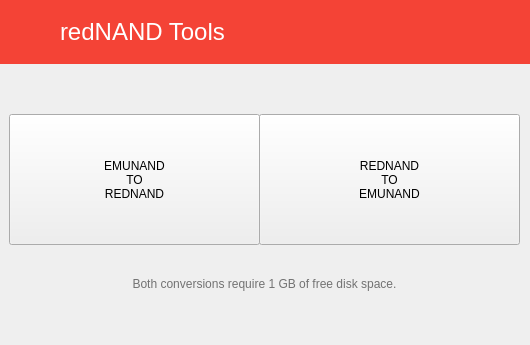
<?xml version="1.0" encoding="UTF-8"?>
<ui version="4.0">
 <class>MainWindow</class>
 <widget class="QMainWindow" name="MainWindow">
  <property name="geometry">
   <rect>
    <x>0</x>
    <y>0</y>
    <width>530</width>
    <height>345</height>
   </rect>
  </property>
  <property name="minimumSize">
   <size>
    <width>530</width>
    <height>345</height>
   </size>
  </property>
  <property name="maximumSize">
   <size>
    <width>530</width>
    <height>345</height>
   </size>
  </property>
  <property name="palette">
   <palette>
    <active>
     <colorrole role="WindowText">
      <brush brushstyle="SolidPattern">
       <color alpha="255">
        <red>0</red>
        <green>0</green>
        <blue>0</blue>
       </color>
      </brush>
     </colorrole>
     <colorrole role="Button">
      <brush brushstyle="SolidPattern">
       <color alpha="255">
        <red>249</red>
        <green>249</green>
        <blue>249</blue>
       </color>
      </brush>
     </colorrole>
     <colorrole role="Light">
      <brush brushstyle="SolidPattern">
       <color alpha="255">
        <red>255</red>
        <green>255</green>
        <blue>255</blue>
       </color>
      </brush>
     </colorrole>
     <colorrole role="Midlight">
      <brush brushstyle="SolidPattern">
       <color alpha="255">
        <red>252</red>
        <green>252</green>
        <blue>252</blue>
       </color>
      </brush>
     </colorrole>
     <colorrole role="Dark">
      <brush brushstyle="SolidPattern">
       <color alpha="255">
        <red>124</red>
        <green>124</green>
        <blue>124</blue>
       </color>
      </brush>
     </colorrole>
     <colorrole role="Mid">
      <brush brushstyle="SolidPattern">
       <color alpha="255">
        <red>166</red>
        <green>166</green>
        <blue>166</blue>
       </color>
      </brush>
     </colorrole>
     <colorrole role="Text">
      <brush brushstyle="SolidPattern">
       <color alpha="255">
        <red>32</red>
        <green>32</green>
        <blue>32</blue>
       </color>
      </brush>
     </colorrole>
     <colorrole role="BrightText">
      <brush brushstyle="SolidPattern">
       <color alpha="255">
        <red>114</red>
        <green>114</green>
        <blue>114</blue>
       </color>
      </brush>
     </colorrole>
     <colorrole role="ButtonText">
      <brush brushstyle="SolidPattern">
       <color alpha="255">
        <red>32</red>
        <green>32</green>
        <blue>32</blue>
       </color>
      </brush>
     </colorrole>
     <colorrole role="Base">
      <brush brushstyle="SolidPattern">
       <color alpha="255">
        <red>255</red>
        <green>255</green>
        <blue>255</blue>
       </color>
      </brush>
     </colorrole>
     <colorrole role="Window">
      <brush brushstyle="SolidPattern">
       <color alpha="255">
        <red>249</red>
        <green>249</green>
        <blue>249</blue>
       </color>
      </brush>
     </colorrole>
     <colorrole role="Shadow">
      <brush brushstyle="SolidPattern">
       <color alpha="255">
        <red>0</red>
        <green>0</green>
        <blue>0</blue>
       </color>
      </brush>
     </colorrole>
     <colorrole role="AlternateBase">
      <brush brushstyle="SolidPattern">
       <color alpha="255">
        <red>252</red>
        <green>252</green>
        <blue>252</blue>
       </color>
      </brush>
     </colorrole>
     <colorrole role="ToolTipBase">
      <brush brushstyle="SolidPattern">
       <color alpha="255">
        <red>255</red>
        <green>255</green>
        <blue>220</blue>
       </color>
      </brush>
     </colorrole>
     <colorrole role="ToolTipText">
      <brush brushstyle="SolidPattern">
       <color alpha="255">
        <red>0</red>
        <green>0</green>
        <blue>0</blue>
       </color>
      </brush>
     </colorrole>
    </active>
    <inactive>
     <colorrole role="WindowText">
      <brush brushstyle="SolidPattern">
       <color alpha="255">
        <red>0</red>
        <green>0</green>
        <blue>0</blue>
       </color>
      </brush>
     </colorrole>
     <colorrole role="Button">
      <brush brushstyle="SolidPattern">
       <color alpha="255">
        <red>249</red>
        <green>249</green>
        <blue>249</blue>
       </color>
      </brush>
     </colorrole>
     <colorrole role="Light">
      <brush brushstyle="SolidPattern">
       <color alpha="255">
        <red>255</red>
        <green>255</green>
        <blue>255</blue>
       </color>
      </brush>
     </colorrole>
     <colorrole role="Midlight">
      <brush brushstyle="SolidPattern">
       <color alpha="255">
        <red>252</red>
        <green>252</green>
        <blue>252</blue>
       </color>
      </brush>
     </colorrole>
     <colorrole role="Dark">
      <brush brushstyle="SolidPattern">
       <color alpha="255">
        <red>124</red>
        <green>124</green>
        <blue>124</blue>
       </color>
      </brush>
     </colorrole>
     <colorrole role="Mid">
      <brush brushstyle="SolidPattern">
       <color alpha="255">
        <red>166</red>
        <green>166</green>
        <blue>166</blue>
       </color>
      </brush>
     </colorrole>
     <colorrole role="Text">
      <brush brushstyle="SolidPattern">
       <color alpha="255">
        <red>32</red>
        <green>32</green>
        <blue>32</blue>
       </color>
      </brush>
     </colorrole>
     <colorrole role="BrightText">
      <brush brushstyle="SolidPattern">
       <color alpha="255">
        <red>114</red>
        <green>114</green>
        <blue>114</blue>
       </color>
      </brush>
     </colorrole>
     <colorrole role="ButtonText">
      <brush brushstyle="SolidPattern">
       <color alpha="255">
        <red>32</red>
        <green>32</green>
        <blue>32</blue>
       </color>
      </brush>
     </colorrole>
     <colorrole role="Base">
      <brush brushstyle="SolidPattern">
       <color alpha="255">
        <red>255</red>
        <green>255</green>
        <blue>255</blue>
       </color>
      </brush>
     </colorrole>
     <colorrole role="Window">
      <brush brushstyle="SolidPattern">
       <color alpha="255">
        <red>249</red>
        <green>249</green>
        <blue>249</blue>
       </color>
      </brush>
     </colorrole>
     <colorrole role="Shadow">
      <brush brushstyle="SolidPattern">
       <color alpha="255">
        <red>0</red>
        <green>0</green>
        <blue>0</blue>
       </color>
      </brush>
     </colorrole>
     <colorrole role="AlternateBase">
      <brush brushstyle="SolidPattern">
       <color alpha="255">
        <red>252</red>
        <green>252</green>
        <blue>252</blue>
       </color>
      </brush>
     </colorrole>
     <colorrole role="ToolTipBase">
      <brush brushstyle="SolidPattern">
       <color alpha="255">
        <red>255</red>
        <green>255</green>
        <blue>220</blue>
       </color>
      </brush>
     </colorrole>
     <colorrole role="ToolTipText">
      <brush brushstyle="SolidPattern">
       <color alpha="255">
        <red>0</red>
        <green>0</green>
        <blue>0</blue>
       </color>
      </brush>
     </colorrole>
    </inactive>
    <disabled>
     <colorrole role="WindowText">
      <brush brushstyle="SolidPattern">
       <color alpha="255">
        <red>124</red>
        <green>124</green>
        <blue>124</blue>
       </color>
      </brush>
     </colorrole>
     <colorrole role="Button">
      <brush brushstyle="SolidPattern">
       <color alpha="255">
        <red>249</red>
        <green>249</green>
        <blue>249</blue>
       </color>
      </brush>
     </colorrole>
     <colorrole role="Light">
      <brush brushstyle="SolidPattern">
       <color alpha="255">
        <red>255</red>
        <green>255</green>
        <blue>255</blue>
       </color>
      </brush>
     </colorrole>
     <colorrole role="Midlight">
      <brush brushstyle="SolidPattern">
       <color alpha="255">
        <red>252</red>
        <green>252</green>
        <blue>252</blue>
       </color>
      </brush>
     </colorrole>
     <colorrole role="Dark">
      <brush brushstyle="SolidPattern">
       <color alpha="255">
        <red>124</red>
        <green>124</green>
        <blue>124</blue>
       </color>
      </brush>
     </colorrole>
     <colorrole role="Mid">
      <brush brushstyle="SolidPattern">
       <color alpha="255">
        <red>166</red>
        <green>166</green>
        <blue>166</blue>
       </color>
      </brush>
     </colorrole>
     <colorrole role="Text">
      <brush brushstyle="SolidPattern">
       <color alpha="255">
        <red>124</red>
        <green>124</green>
        <blue>124</blue>
       </color>
      </brush>
     </colorrole>
     <colorrole role="BrightText">
      <brush brushstyle="SolidPattern">
       <color alpha="255">
        <red>114</red>
        <green>114</green>
        <blue>114</blue>
       </color>
      </brush>
     </colorrole>
     <colorrole role="ButtonText">
      <brush brushstyle="SolidPattern">
       <color alpha="255">
        <red>124</red>
        <green>124</green>
        <blue>124</blue>
       </color>
      </brush>
     </colorrole>
     <colorrole role="Base">
      <brush brushstyle="SolidPattern">
       <color alpha="255">
        <red>249</red>
        <green>249</green>
        <blue>249</blue>
       </color>
      </brush>
     </colorrole>
     <colorrole role="Window">
      <brush brushstyle="SolidPattern">
       <color alpha="255">
        <red>249</red>
        <green>249</green>
        <blue>249</blue>
       </color>
      </brush>
     </colorrole>
     <colorrole role="Shadow">
      <brush brushstyle="SolidPattern">
       <color alpha="255">
        <red>0</red>
        <green>0</green>
        <blue>0</blue>
       </color>
      </brush>
     </colorrole>
     <colorrole role="AlternateBase">
      <brush brushstyle="SolidPattern">
       <color alpha="255">
        <red>249</red>
        <green>249</green>
        <blue>249</blue>
       </color>
      </brush>
     </colorrole>
     <colorrole role="ToolTipBase">
      <brush brushstyle="SolidPattern">
       <color alpha="255">
        <red>255</red>
        <green>255</green>
        <blue>220</blue>
       </color>
      </brush>
     </colorrole>
     <colorrole role="ToolTipText">
      <brush brushstyle="SolidPattern">
       <color alpha="255">
        <red>0</red>
        <green>0</green>
        <blue>0</blue>
       </color>
      </brush>
     </colorrole>
    </disabled>
   </palette>
  </property>
  <property name="windowTitle">
   <string>redTools</string>
  </property>
  <property name="windowIcon">
   <iconset resource="resources.qrc">
    <normaloff>:/images/3DS_icon_MD.png</normaloff>:/images/3DS_icon_MD.png</iconset>
  </property>
  <property name="styleSheet">
   <string notr="true">QMessageBox { background-color: white; color: #202020 }</string>
  </property>
  <widget class="QWidget" name="centralWidget">
   <widget class="QFrame" name="frame_2">
    <property name="geometry">
     <rect>
      <x>0</x>
      <y>0</y>
      <width>531</width>
      <height>64</height>
     </rect>
    </property>
    <property name="palette">
     <palette>
      <active>
       <colorrole role="WindowText">
        <brush brushstyle="SolidPattern">
         <color alpha="255">
          <red>0</red>
          <green>0</green>
          <blue>0</blue>
         </color>
        </brush>
       </colorrole>
       <colorrole role="Button">
        <brush brushstyle="SolidPattern">
         <color alpha="255">
          <red>244</red>
          <green>67</green>
          <blue>54</blue>
         </color>
        </brush>
       </colorrole>
       <colorrole role="Light">
        <brush brushstyle="SolidPattern">
         <color alpha="255">
          <red>255</red>
          <green>174</green>
          <blue>168</blue>
         </color>
        </brush>
       </colorrole>
       <colorrole role="Midlight">
        <brush brushstyle="SolidPattern">
         <color alpha="255">
          <red>249</red>
          <green>120</green>
          <blue>111</blue>
         </color>
        </brush>
       </colorrole>
       <colorrole role="Dark">
        <brush brushstyle="SolidPattern">
         <color alpha="255">
          <red>122</red>
          <green>33</green>
          <blue>27</blue>
         </color>
        </brush>
       </colorrole>
       <colorrole role="Mid">
        <brush brushstyle="SolidPattern">
         <color alpha="255">
          <red>163</red>
          <green>44</green>
          <blue>36</blue>
         </color>
        </brush>
       </colorrole>
       <colorrole role="Text">
        <brush brushstyle="SolidPattern">
         <color alpha="255">
          <red>0</red>
          <green>0</green>
          <blue>0</blue>
         </color>
        </brush>
       </colorrole>
       <colorrole role="BrightText">
        <brush brushstyle="SolidPattern">
         <color alpha="255">
          <red>255</red>
          <green>255</green>
          <blue>255</blue>
         </color>
        </brush>
       </colorrole>
       <colorrole role="ButtonText">
        <brush brushstyle="SolidPattern">
         <color alpha="255">
          <red>0</red>
          <green>0</green>
          <blue>0</blue>
         </color>
        </brush>
       </colorrole>
       <colorrole role="Base">
        <brush brushstyle="SolidPattern">
         <color alpha="255">
          <red>255</red>
          <green>255</green>
          <blue>255</blue>
         </color>
        </brush>
       </colorrole>
       <colorrole role="Window">
        <brush brushstyle="SolidPattern">
         <color alpha="255">
          <red>244</red>
          <green>67</green>
          <blue>54</blue>
         </color>
        </brush>
       </colorrole>
       <colorrole role="Shadow">
        <brush brushstyle="SolidPattern">
         <color alpha="255">
          <red>0</red>
          <green>0</green>
          <blue>0</blue>
         </color>
        </brush>
       </colorrole>
       <colorrole role="AlternateBase">
        <brush brushstyle="SolidPattern">
         <color alpha="255">
          <red>249</red>
          <green>161</green>
          <blue>154</blue>
         </color>
        </brush>
       </colorrole>
       <colorrole role="ToolTipBase">
        <brush brushstyle="SolidPattern">
         <color alpha="255">
          <red>255</red>
          <green>255</green>
          <blue>220</blue>
         </color>
        </brush>
       </colorrole>
       <colorrole role="ToolTipText">
        <brush brushstyle="SolidPattern">
         <color alpha="255">
          <red>0</red>
          <green>0</green>
          <blue>0</blue>
         </color>
        </brush>
       </colorrole>
      </active>
      <inactive>
       <colorrole role="WindowText">
        <brush brushstyle="SolidPattern">
         <color alpha="255">
          <red>0</red>
          <green>0</green>
          <blue>0</blue>
         </color>
        </brush>
       </colorrole>
       <colorrole role="Button">
        <brush brushstyle="SolidPattern">
         <color alpha="255">
          <red>244</red>
          <green>67</green>
          <blue>54</blue>
         </color>
        </brush>
       </colorrole>
       <colorrole role="Light">
        <brush brushstyle="SolidPattern">
         <color alpha="255">
          <red>255</red>
          <green>174</green>
          <blue>168</blue>
         </color>
        </brush>
       </colorrole>
       <colorrole role="Midlight">
        <brush brushstyle="SolidPattern">
         <color alpha="255">
          <red>249</red>
          <green>120</green>
          <blue>111</blue>
         </color>
        </brush>
       </colorrole>
       <colorrole role="Dark">
        <brush brushstyle="SolidPattern">
         <color alpha="255">
          <red>122</red>
          <green>33</green>
          <blue>27</blue>
         </color>
        </brush>
       </colorrole>
       <colorrole role="Mid">
        <brush brushstyle="SolidPattern">
         <color alpha="255">
          <red>163</red>
          <green>44</green>
          <blue>36</blue>
         </color>
        </brush>
       </colorrole>
       <colorrole role="Text">
        <brush brushstyle="SolidPattern">
         <color alpha="255">
          <red>0</red>
          <green>0</green>
          <blue>0</blue>
         </color>
        </brush>
       </colorrole>
       <colorrole role="BrightText">
        <brush brushstyle="SolidPattern">
         <color alpha="255">
          <red>255</red>
          <green>255</green>
          <blue>255</blue>
         </color>
        </brush>
       </colorrole>
       <colorrole role="ButtonText">
        <brush brushstyle="SolidPattern">
         <color alpha="255">
          <red>0</red>
          <green>0</green>
          <blue>0</blue>
         </color>
        </brush>
       </colorrole>
       <colorrole role="Base">
        <brush brushstyle="SolidPattern">
         <color alpha="255">
          <red>255</red>
          <green>255</green>
          <blue>255</blue>
         </color>
        </brush>
       </colorrole>
       <colorrole role="Window">
        <brush brushstyle="SolidPattern">
         <color alpha="255">
          <red>244</red>
          <green>67</green>
          <blue>54</blue>
         </color>
        </brush>
       </colorrole>
       <colorrole role="Shadow">
        <brush brushstyle="SolidPattern">
         <color alpha="255">
          <red>0</red>
          <green>0</green>
          <blue>0</blue>
         </color>
        </brush>
       </colorrole>
       <colorrole role="AlternateBase">
        <brush brushstyle="SolidPattern">
         <color alpha="255">
          <red>249</red>
          <green>161</green>
          <blue>154</blue>
         </color>
        </brush>
       </colorrole>
       <colorrole role="ToolTipBase">
        <brush brushstyle="SolidPattern">
         <color alpha="255">
          <red>255</red>
          <green>255</green>
          <blue>220</blue>
         </color>
        </brush>
       </colorrole>
       <colorrole role="ToolTipText">
        <brush brushstyle="SolidPattern">
         <color alpha="255">
          <red>0</red>
          <green>0</green>
          <blue>0</blue>
         </color>
        </brush>
       </colorrole>
      </inactive>
      <disabled>
       <colorrole role="WindowText">
        <brush brushstyle="SolidPattern">
         <color alpha="255">
          <red>122</red>
          <green>33</green>
          <blue>27</blue>
         </color>
        </brush>
       </colorrole>
       <colorrole role="Button">
        <brush brushstyle="SolidPattern">
         <color alpha="255">
          <red>244</red>
          <green>67</green>
          <blue>54</blue>
         </color>
        </brush>
       </colorrole>
       <colorrole role="Light">
        <brush brushstyle="SolidPattern">
         <color alpha="255">
          <red>255</red>
          <green>174</green>
          <blue>168</blue>
         </color>
        </brush>
       </colorrole>
       <colorrole role="Midlight">
        <brush brushstyle="SolidPattern">
         <color alpha="255">
          <red>249</red>
          <green>120</green>
          <blue>111</blue>
         </color>
        </brush>
       </colorrole>
       <colorrole role="Dark">
        <brush brushstyle="SolidPattern">
         <color alpha="255">
          <red>122</red>
          <green>33</green>
          <blue>27</blue>
         </color>
        </brush>
       </colorrole>
       <colorrole role="Mid">
        <brush brushstyle="SolidPattern">
         <color alpha="255">
          <red>163</red>
          <green>44</green>
          <blue>36</blue>
         </color>
        </brush>
       </colorrole>
       <colorrole role="Text">
        <brush brushstyle="SolidPattern">
         <color alpha="255">
          <red>122</red>
          <green>33</green>
          <blue>27</blue>
         </color>
        </brush>
       </colorrole>
       <colorrole role="BrightText">
        <brush brushstyle="SolidPattern">
         <color alpha="255">
          <red>255</red>
          <green>255</green>
          <blue>255</blue>
         </color>
        </brush>
       </colorrole>
       <colorrole role="ButtonText">
        <brush brushstyle="SolidPattern">
         <color alpha="255">
          <red>122</red>
          <green>33</green>
          <blue>27</blue>
         </color>
        </brush>
       </colorrole>
       <colorrole role="Base">
        <brush brushstyle="SolidPattern">
         <color alpha="255">
          <red>244</red>
          <green>67</green>
          <blue>54</blue>
         </color>
        </brush>
       </colorrole>
       <colorrole role="Window">
        <brush brushstyle="SolidPattern">
         <color alpha="255">
          <red>244</red>
          <green>67</green>
          <blue>54</blue>
         </color>
        </brush>
       </colorrole>
       <colorrole role="Shadow">
        <brush brushstyle="SolidPattern">
         <color alpha="255">
          <red>0</red>
          <green>0</green>
          <blue>0</blue>
         </color>
        </brush>
       </colorrole>
       <colorrole role="AlternateBase">
        <brush brushstyle="SolidPattern">
         <color alpha="255">
          <red>244</red>
          <green>67</green>
          <blue>54</blue>
         </color>
        </brush>
       </colorrole>
       <colorrole role="ToolTipBase">
        <brush brushstyle="SolidPattern">
         <color alpha="255">
          <red>255</red>
          <green>255</green>
          <blue>220</blue>
         </color>
        </brush>
       </colorrole>
       <colorrole role="ToolTipText">
        <brush brushstyle="SolidPattern">
         <color alpha="255">
          <red>0</red>
          <green>0</green>
          <blue>0</blue>
         </color>
        </brush>
       </colorrole>
      </disabled>
     </palette>
    </property>
    <property name="autoFillBackground">
     <bool>true</bool>
    </property>
    <widget class="QLabel" name="logo_text">
     <property name="geometry">
      <rect>
       <x>60</x>
       <y>0</y>
       <width>201</width>
       <height>64</height>
      </rect>
     </property>
     <property name="font">
      <font>
       <pointsize>18</pointsize>
      </font>
     </property>
     <property name="styleSheet">
      <string notr="true">color:white</string>
     </property>
     <property name="text">
      <string>redNAND Tools</string>
     </property>
    </widget>
   </widget>
   <widget class="QLabel" name="shadow">
    <property name="geometry">
     <rect>
      <x>0</x>
      <y>64</y>
      <width>531</width>
      <height>8</height>
     </rect>
    </property>
    <property name="maximumSize">
     <size>
      <width>16777215</width>
      <height>8</height>
     </size>
    </property>
    <property name="pixmap">
     <pixmap resource="resources.qrc">:/images/MD_shadow.png</pixmap>
    </property>
    <property name="scaledContents">
     <bool>true</bool>
    </property>
   </widget>
   <widget class="QFrame" name="emuNANDtools">
    <property name="geometry">
     <rect>
      <x>-1</x>
      <y>64</y>
      <width>531</width>
      <height>281</height>
     </rect>
    </property>
    <property name="autoFillBackground">
     <bool>true</bool>
    </property>
    <widget class="QLabel" name="emuNANDdevice">
     <property name="geometry">
      <rect>
       <x>349</x>
       <y>10</y>
       <width>171</width>
       <height>28</height>
      </rect>
     </property>
     <property name="autoFillBackground">
      <bool>true</bool>
     </property>
     <property name="styleSheet">
      <string notr="true">color:#727272</string>
     </property>
     <property name="alignment">
      <set>Qt::AlignCenter</set>
     </property>
    </widget>
    <widget class="QPushButton" name="toEMU">
     <property name="geometry">
      <rect>
       <x>260</x>
       <y>50</y>
       <width>261</width>
       <height>131</height>
      </rect>
     </property>
     <property name="text">
      <string>REDNAND
TO
EMUNAND</string>
     </property>
     <property name="icon">
      <iconset resource="resources.qrc">
       <normaloff>:/images/toEMU.png</normaloff>:/images/toEMU.png</iconset>
     </property>
     <property name="iconSize">
      <size>
       <width>180</width>
       <height>120</height>
      </size>
     </property>
    </widget>
    <widget class="QLabel" name="spaceinfo">
     <property name="geometry">
      <rect>
       <x>20</x>
       <y>200</y>
       <width>491</width>
       <height>41</height>
      </rect>
     </property>
     <property name="autoFillBackground">
      <bool>true</bool>
     </property>
     <property name="styleSheet">
      <string notr="true">color:#727272</string>
     </property>
     <property name="text">
      <string>&lt;html&gt;&lt;head/&gt;&lt;body&gt;&lt;p&gt;Both conversions require 1 GB of free disk space.&lt;/p&gt;&lt;/body&gt;&lt;/html&gt;</string>
     </property>
     <property name="alignment">
      <set>Qt::AlignCenter</set>
     </property>
     <property name="wordWrap">
      <bool>true</bool>
     </property>
    </widget>
    <widget class="QPushButton" name="toRED">
     <property name="geometry">
      <rect>
       <x>10</x>
       <y>50</y>
       <width>251</width>
       <height>131</height>
      </rect>
     </property>
     <property name="text">
      <string>EMUNAND
TO
REDNAND</string>
     </property>
     <property name="icon">
      <iconset resource="resources.qrc">
       <normaloff>:/images/toRED.png</normaloff>:/images/toRED.png</iconset>
     </property>
     <property name="iconSize">
      <size>
       <width>180</width>
       <height>120</height>
      </size>
     </property>
    </widget>
   </widget>
   <zorder>frame_2</zorder>
   <zorder>emuNANDtools</zorder>
   <zorder>shadow</zorder>
  </widget>
 </widget>
 <layoutdefault spacing="6" margin="11"/>
 <resources>
  <include location="resources.qrc"/>
 </resources>
 <connections/>
</ui>
